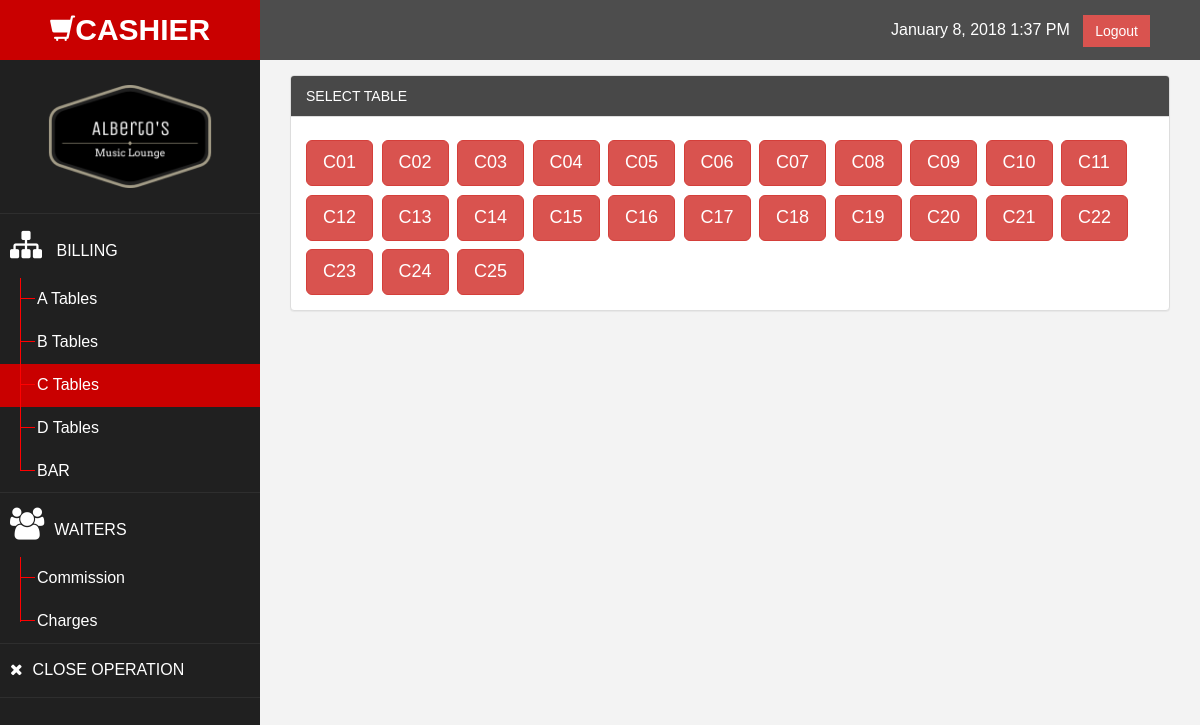
Page /cashier/c.php (signed in) on the committed database.
### tables this page shows
CREATE TABLE IF NOT EXISTS `table_db` (
  `table_id` int(25) NOT NULL AUTO_INCREMENT,
  `table_name` varchar(20) DEFAULT NULL,
  `table_column` varchar(45) DEFAULT NULL,
  `table_number` int(65) NOT NULL,
  PRIMARY KEY (`table_id`)
);

### cashier/tableC.php (the view, shortened to what this page needs)
<?php
	$dbhost = 'localhost';
	$dbuser = 'root';
	$dbpass = '';
	$connection = mysqli_connect($dbhost,$dbuser,$dbpass,'aml_db');
	$query = "SELECT table_name,table_column FROM table_db where table_column ='C' order BY table_name";
	$result = mysqli_query( $connection , $query );
	while($row = mysqli_fetch_array($result)){
		 $varhash = '#';
		 $varmodal = 'myModal';
		 $varcolumn = $row[0];
		echo'<td><input id="'. $varcolumn .' " type="button" class="btn btn-danger btn-lg" data-toggle="modal" data-target=" '. $varhash.$varmodal.$varcolumn .' "  style="margin-right:1%;margin-top:1%;"  onclick="showDiv()" value="'. $varcolumn .'"></td>';
	}
?>

### cashier/assets/css/custom.css (style rules this page uses)
body { font-family: 'Open Sans', sans-serif; }

### rows in the picture
table_db: table_name "C01"
table_db: table_name "C02"
table_db: table_name "C03"
table_db: table_name "C04"
table_db: table_name "C05"
table_db: table_name "C06"
table_db: table_name "C07"
table_db: table_name "C08"
table_db: table_name "C09"
table_db: table_name "C10"
table_db: table_name "C11"
table_db: table_name "C12"
table_db: table_name "C13"
table_db: table_name "C14"
table_db: table_name "C15"
table_db: table_name "C16"
table_db: table_name "C17"
table_db: table_name "C18"
table_db: table_name "C19"
table_db: table_name "C20"
table_db: table_name "C21"
table_db: table_name "C22"
table_db: table_name "C23"
table_db: table_name "C24"
table_db: table_name "C25"
